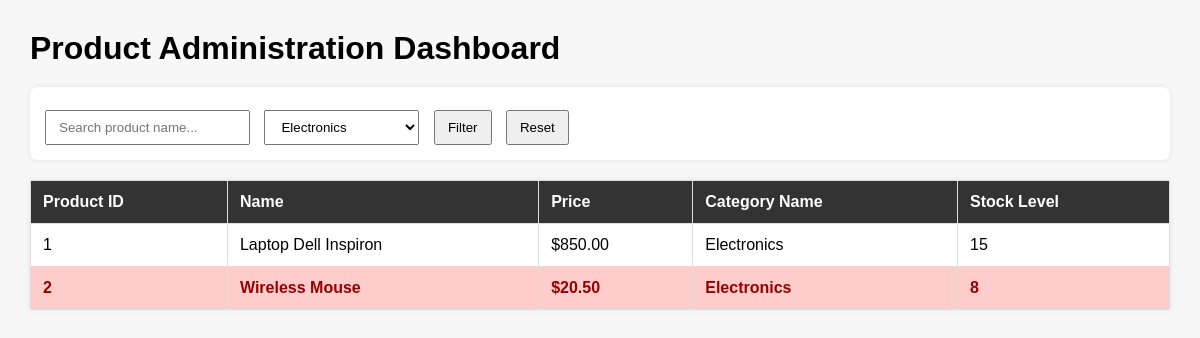
Page /Mini_project/index.php?category_id=1 on the committed database.
### tables this page shows
CREATE TABLE `products` (
  `id` int(11) NOT NULL,
  `name` varchar(150) NOT NULL,
  `price` decimal(10,2) NOT NULL,
  `category_id` int(11) NOT NULL,
  `stock` int(11) NOT NULL
);

CREATE TABLE `categories` (
  `id` int(11) NOT NULL,
  `category_name` varchar(100) NOT NULL
);

### Mini_project/index.php (the view, shortened to what this page needs)
<?php
$database = new Database();
$conn = $database->connect();
$search = isset($_GET['search']) ? trim($_GET['search']) : '';
$category_id = isset($_GET['category_id']) ? trim($_GET['category_id']) : '';
$categorySql = "SELECT id, category_name FROM categories ORDER BY category_name ASC";
$categoryStmt = $conn->prepare($categorySql);
$categoryStmt->execute();
$categories = $categoryStmt->fetchAll(PDO::FETCH_ASSOC);
$sql = "SELECT
            products.id,
            products.name,
            products.price,
            categories.category_name,
            products.stock
        FROM products
        INNER JOIN categories ON products.category_id = categories.id
        WHERE 1=1";
$params = [];
if (!empty($category_id)) {
    $sql .= " AND products.category_id = :category_id";
    $params[':category_id'] = $category_id;
}
$sql .= " ORDER BY products.id ASC";
$stmt = $conn->prepare($sql);
$stmt->execute($params);
$products = $stmt->fetchAll(PDO::FETCH_ASSOC);
?>
<!DOCTYPE html>
<html lang="en">
<head>
</head>
<body>
    <h1>Product Administration Dashboard</h1>
    <form method="GET" action="">
        <input
            type="text"
            name="search"
            placeholder="Search product name..."
            value="<?php echo htmlspecialchars($search); ?>"
        >
        <select name="category_id">
            <?php foreach ($categories as $category): ?>
                <option
                    value="<?php echo $category['id']; ?>"
                    <?php echo ($category_id == $category['id']) ? 'selected' : ''; ?>
                >
                    <?php echo htmlspecialchars($category['category_name']); ?>
                </option>
            <?php endforeach; ?>
        </select>
        <button type="submit">Filter</button>
        <a href="index.php" style="text-decoration:none;">
            <button type="button">Reset</button>
        </a>
    </form>
    <table>
        <thead>
            <tr>
                <th>Product ID</th>
                <th>Name</th>
                <th>Price</th>
                <th>Category Name</th>
                <th>Stock Level</th>
            </tr>
        </thead>
        <tbody>
            <?php if (count($products) > 0): ?>
                <?php foreach ($products as $product): ?>
                    <tr class="<?php echo ($product['stock'] < 10) ? 'low-stock' : ''; ?>">
                        <td><?php echo htmlspecialchars($product['id']); ?></td>
                        <td><?php echo htmlspecialchars($product['name']); ?></td>
                        <td>$<?php echo htmlspecialchars($product['price']); ?></td>
                        <td><?php echo htmlspecialchars($product['category_name']); ?></td>
                        <td><?php echo htmlspecialchars($product['stock']); ?></td>
                    </tr>
                <?php endforeach; ?>
            <?php else: ?>
                <tr>
                    <td colspan="5" class="no-data">No products found.</td>
                </tr>
            <?php endif; ?>
        </tbody>
    </table>
</body>
</html>

### Mini_project/index.php (style rules this page uses)
body { font-family: Arial, sans-serif; margin: 30px; background-color: #f7f7f7; }
h1 { margin-bottom: 20px; }
form { margin-bottom: 20px; padding: 15px; background: white; border-radius: 8px; box-shadow: 0 0 6px rgba(0,0,0,0.08); }
input, select, button { padding: 8px 12px; margin-right: 10px; margin-top: 8px; }
table { width: 100%; border-collapse: collapse; background: white; box-shadow: 0 0 6px rgba(0,0,0,0.08); }
th, td { border: 1px solid #ddd; padding: 12px; text-align: left; }
th { background-color: #333; color: white; }
.low-stock { background-color: #ffcccc; color: #900; font-weight: bold; }

### rows in the picture
products: id "1", name "Laptop Dell Inspiron", price "850.00", category.category_name "Electronics", stock "15"
products: id "2", name "Wireless Mouse", price "20.50", category.category_name "Electronics", stock "8"

### other values in the picture
form field category_id "Electronics"
